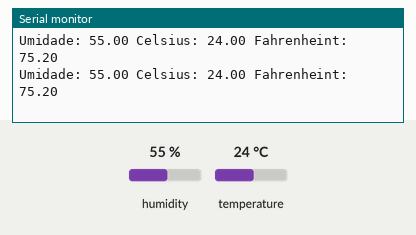
Recording of a program running on a simulated Arduino Uno, built with avr-gcc and run on an emulated ATmega328P. Parts: the last lines printed to the serial monitor. The inputs (shaded band) are chosen by the test bench; at power-on: humidity 55 %, temperature 24 °C.

Above: at 2.2 s.
2.3 s: humidity set to 22 %
At 4.7 s:
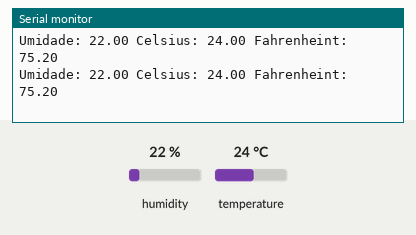
5.0 s: temperature set to 12 °C
At 5.9 s:
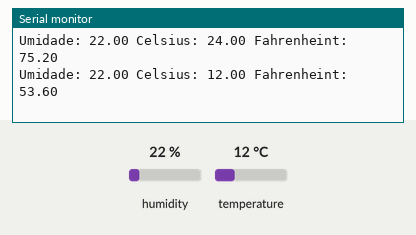
7.7 s: humidity set to 40 %
At 8.4 s:
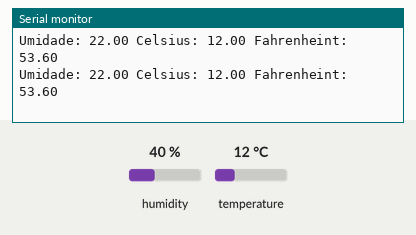
Timing chart, 0 to 10.7 s (numbered marks = the images above; inputs shaded):
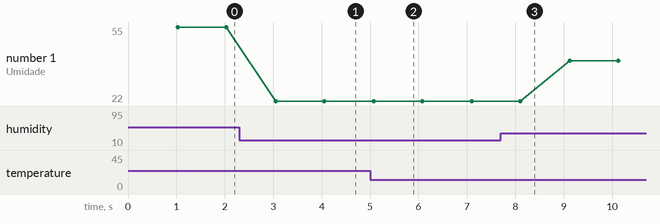

The program:

main.cpp
```cpp
#include <Arduino.h>
#include <Adafruit_Sensor.h>
#include <DHT.h>
#define TYPE DHT11
//DHT SETUP
// pino da esquerda no sensor, tem de ser o pino 2 devido a biblioteca
int sensorPin = 2;
//pino central é o 5v, pino da direita vai para o gnd
//scriamos o objeto do HT, dando como parametros o pino e o tipo de DHT
DHT HT(sensorPin, TYPE);
//criamos as variáveis de medição como floats
float humidity;
float tempC;
float tempF;
int dt = 1000;
void setup() {
  // put your setup code here, to run once:
  Serial.begin(9600);
  //inicializamos o objeto e damos um delay para a biblio
  HT.begin();
  delay(dt);
}

void loop() {
  // put your main code here, to run repeatedly:
  humidity = HT.readHumidity();
  //parametro true para ler em fahrenheint, false para celsius
  tempC = HT.readTemperature();
  tempF = HT.readTemperature(true);
  Serial.print("Umidade: ");
  Serial.print(humidity);
  Serial.print(" Celsius: ");
  Serial.print(tempC);
  Serial.print(" Fahrenheint: ");
  Serial.println(tempF);
  delay(dt);
}
```

Measured:
- after the input at 2.3 s, the serial monitor: prints a new line after 0.75 s (image 1)
- after the input at 5.0 s, the serial monitor: prints a new line after 0.08 s (image 2)
- plotted number 1: 55 → 22 after the input at 2.3 s, 22 → 40 after the input at 7.7 s
